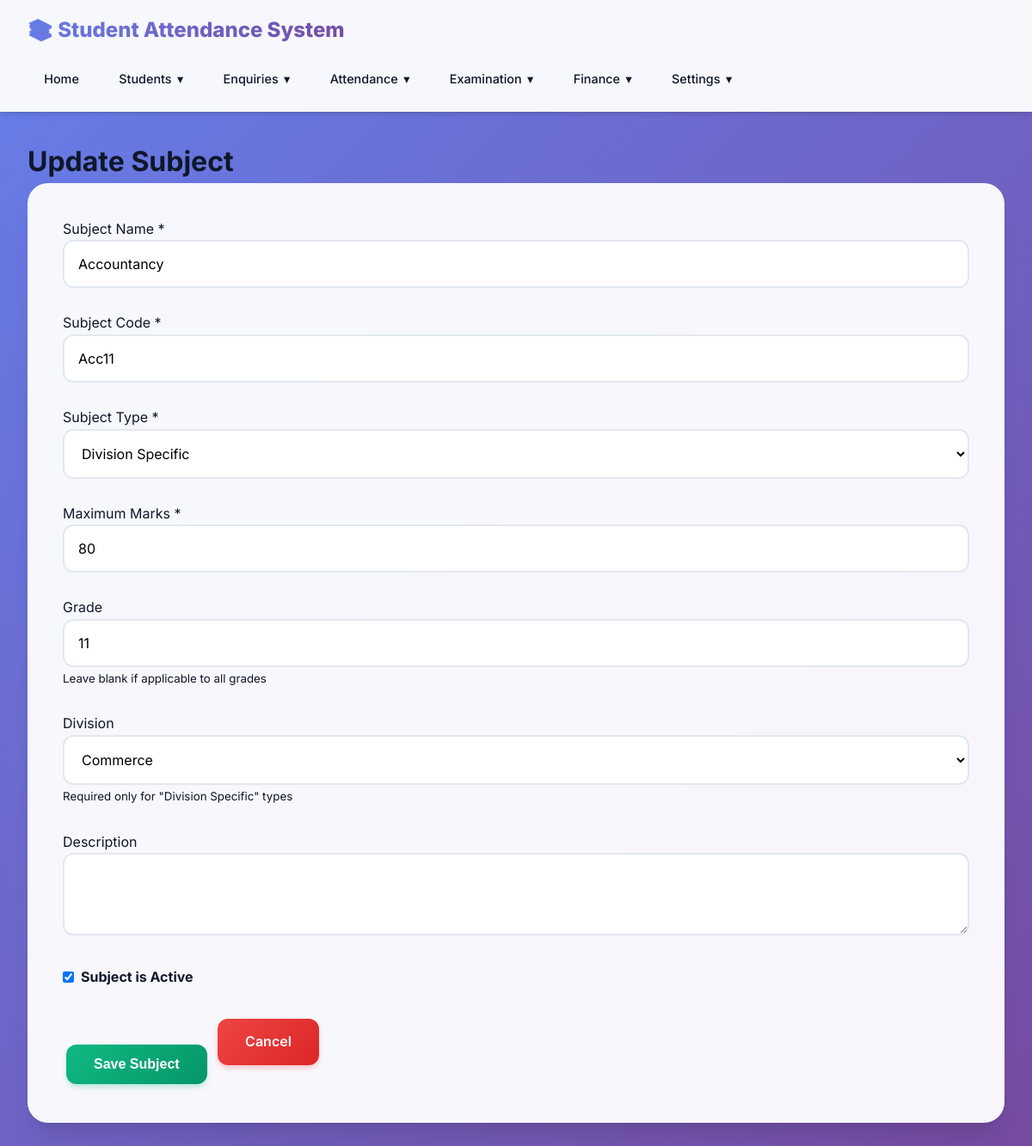
Screenshot of /subjects/46/update/ with the database file from the repository.
### students/models.py (models this page shows, shortened)
class Subject(models.Model):
    SUBJECT_TYPE_CHOICES = [
        ('hadiya', 'Hadiya (Islamic)'),
        ('division', 'Division Specific'),
    ]
    name = models.CharField(max_length=200)
    subject_type = models.CharField(max_length=20, choices=SUBJECT_TYPE_CHOICES)
    grade = models.CharField(max_length=50, help_text="Grade/Year this subject belongs to")
    division = models.ForeignKey(Division, on_delete=models.CASCADE, null=True, blank=True,
                                 help_text="Required for division-specific subjects, leave blank for Hadiya")
    code = models.CharField(max_length=20, blank=True, help_text="Subject code")
    max_marks = models.PositiveIntegerField(default=100, help_text="Maximum marks for this subject")
    description = models.TextField(blank=True)
    is_active = models.BooleanField(default=True)
    class Meta:
        ordering = ['grade', 'subject_type', 'name']
        unique_together = [['name', 'grade', 'division', 'subject_type']]

### students/views.py (the view)
# urls.py: path('subjects/<int:pk>/update/', views.subject_update, name='subject_update'),
def subject_update(request, pk):
    subject = get_object_or_404(Subject, pk=pk)
    if request.method == 'POST':
        form = SubjectForm(request.POST, instance=subject)
        if form.is_valid():
            form.save()
            messages.success(request, 'Subject updated successfully.')
            return redirect('students:subject_list')
    else:
        form = SubjectForm(instance=subject)
    context = {
        'form': form,
        'title': 'Update Subject',
        'is_update': True
    }
    return render(request, 'students/subject_form.html', context)

### students/forms.py
class SubjectForm(forms.ModelForm):
    class Meta:
        model = Subject
        fields = ['name', 'code', 'subject_type', 'grade', 'division', 'max_marks', 'description', 'is_active']
        widgets = {
            'name': forms.TextInput(attrs={'class': 'form-control'}),
            'code': forms.TextInput(attrs={'class': 'form-control'}),
            'subject_type': forms.Select(attrs={'class': 'form-control'}),
            'grade': forms.TextInput(attrs={'class': 'form-control'}),
            'division': forms.Select(attrs={'class': 'form-control'}),
            'max_marks': forms.NumberInput(attrs={'class': 'form-control', 'step': '0.01'}),
            'description': forms.Textarea(attrs={'class': 'form-control', 'rows': 3}),
        }

### students/models.py (called while the page is built)
    def __str__(self):
        return self.name

### students/templates/students/subject_form.html (shortened to what this page needs)
{% extends 'students/base.html' %}
{% block content %}
<h1>{{ title }}</h1>
<div class="card">
    <form method="post">
        <div class="form-row">
            <div class="form-group" style="flex: 2;">
                <label for="{{ form.name.id_for_label }}">Subject Name *</label>
                {{ form.name }}
            </div>
            <div class="form-group" style="flex: 1;">
                <label for="{{ form.code.id_for_label }}">Subject Code *</label>
                {{ form.code }}
            </div>
        </div>
        <div class="form-row">
            <div class="form-group">
                <label for="{{ form.subject_type.id_for_label }}">Subject Type *</label>
                {{ form.subject_type }}
            </div>
            <div class="form-group">
                <label for="{{ form.max_marks.id_for_label }}">Maximum Marks *</label>
                {{ form.max_marks }}
            </div>
        </div>
        <div class="form-row">
            <div class="form-group">
                <label for="{{ form.grade.id_for_label }}">Grade</label>
                {{ form.grade }}
                <small>Leave blank if applicable to all grades</small>
            </div>
            <div class="form-group">
                <label for="{{ form.division.id_for_label }}">Division</label>
                {{ form.division }}
                <small>Required only for "Division Specific" types</small>
            </div>
        </div>
        <div class="form-group">
            <label for="{{ form.description.id_for_label }}">Description</label>
            {{ form.description }}
        </div>
        <div class="form-group" style="margin-top: 1rem;">
            <label style="display: flex; align-items: center; gap: 0.5rem; cursor: pointer;">
                {{ form.is_active }}
                <strong>Subject is Active</strong>
            </label>
        </div>
        <div style="margin-top: 2rem;">
            <button type="submit" class="btn btn-success">Save Subject</button>
            <a href="{% url 'students:subject_list' %}" class="btn btn-danger">Cancel</a>
        </div>
    </form>
</div>
{% endblock %}

### students/templates/students/base.html (style rules this page uses)
* { margin: 0; padding: 0; box-sizing: border-box; }
:root { --primary: #6366f1; --primary-dark: #4f46e5; --primary-light: #818cf8; --secondary: #ec4899; --accent: #8b5cf6; --success: #10b981; --danger: #ef4444; --warning: #f59e0b; --dark: #0f172a; --dark-secondary: #1e293b; --light: #f8fafc; --gray: #64748b; --border: #e2e8f0; --shadow: rgba(0, 0, 0, 0.1); --gradient-1: linear-gradient(135deg, #667eea 0%, #764ba2 100%); --gradient-2: linear-gradient(135deg, #f093fb 0%, #f5576c 100%); --gradient-3: linear-gradient(135deg, #4facfe 0%, #00f2fe 100%); --gradient-4: linear-gradient(135deg, #43e97b 0%, #38f9d7 100%); }
body { font-family: 'Inter', -apple-system, BlinkMacSystemFont, 'Segoe UI', Roboto, sans-serif; background: linear-gradient(135deg, #667eea 0%, #764ba2 100%); color: var(--dark); min-height: 100vh; line-height: 1.6; }
.card { background: rgba(255, 255, 255, 0.95); backdrop-filter: blur(20px); border-radius: 24px; padding: 2.5rem; margin-bottom: 2rem; box-shadow: 0 20px 25px -5px rgba(0, 0, 0, 0.1), 0 10px 10px -5px rgba(0, 0, 0, 0.04); border: 1px solid rgba(255, 255, 255, 0.3); transition: all 0.3s cubic-bezier(0.4, 0, 0.2, 1); }
.btn { display: inline-block; padding: 0.875rem 2rem; background: var(--gradient-1); color: white; text-decoration: none; border-radius: 12px; border: none; cursor: pointer; transition: all 0.3s cubic-bezier(0.4, 0, 0.2, 1); font-size: 1rem; font-weight: 600; margin: 0.25rem; position: relative; overflow: hidden; box-shadow: 0 4px 6px -1px rgba(102, 126, 234, 0.3); }
.btn::before { content: ''; position: absolute; top: 50%; left: 50%; width: 0; height: 0; border-radius: 50%; background: rgba(255, 255, 255, 0.2); transform: translate(-50%, -50%); transition: width 0.6s, height 0.6s; }
.btn-success { background: linear-gradient(135deg, #10b981 0%, #059669 100%); box-shadow: 0 4px 6px -1px rgba(16, 185, 129, 0.3); }
.btn-danger { background: linear-gradient(135deg, #ef4444 0%, #dc2626 100%); box-shadow: 0 4px 6px -1px rgba(239, 68, 68, 0.3); }
.form-group { margin-bottom: 1.75rem; }
input[type="text"], input[type="date"], input[type="time"], input[type="email"], input[type="number"], input[type="file"], select, textarea { width: 100%; padding: 1rem; border: 2px solid var(--border); border-radius: 12px; font-size: 1rem; transition: all 0.3s ease; background: white; font-family: inherit; }

### rows the page displays
Subject: name "Accountancy", code "Acc11", subject_type "Division Specific", max_marks "80", grade "11", division "Commerce", is_active "☑"

### other values shown
{{ title }} "Update Subject"
